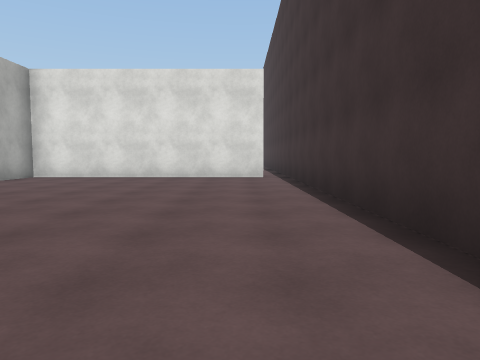
view 1 (above)

19 first-person views from a walk through a scene from a Unity 3-D project. The camera is 1.2 m above the floor, tilts 4° down and sees 70° across. The floor is counted in squares, 2 m on a side. Each view is taken from the middle of a square. On the plan, view 1 faces up. The plan holds only what a view shows up to about 10 squares ahead; the rest is blank. The place goes on beyond the plan. Surface patterns are stand-ins for the level's own textures.

view 2
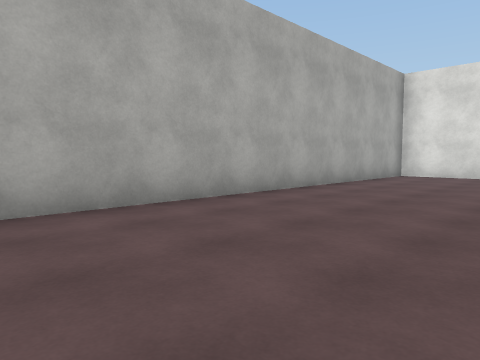

view 3
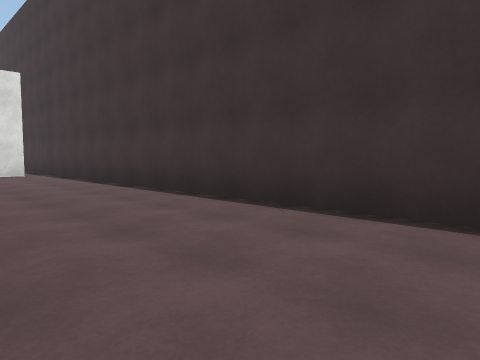

view 4
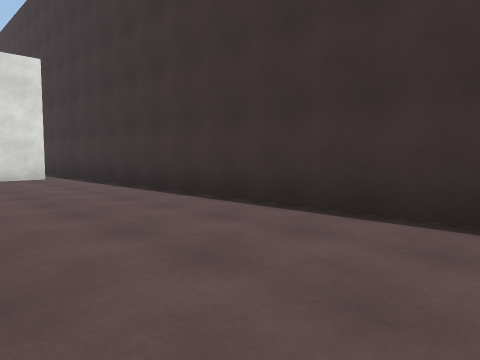

view 5
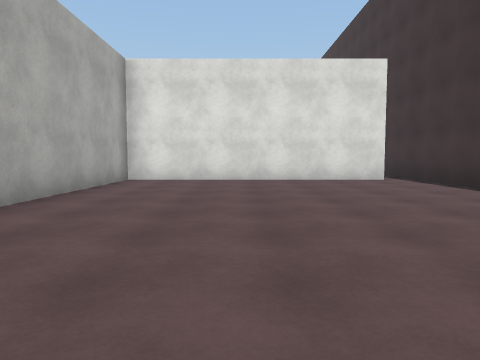

view 6
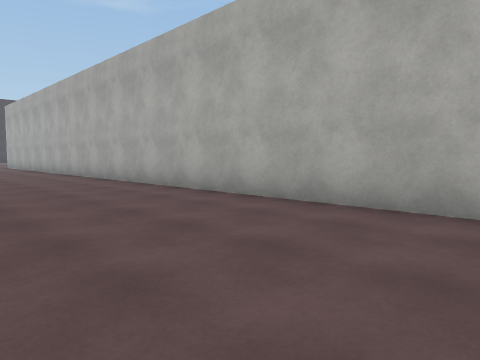

view 7
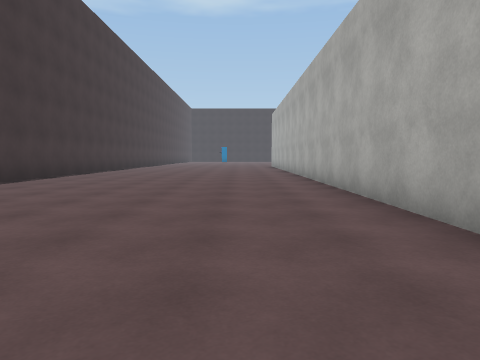

view 8
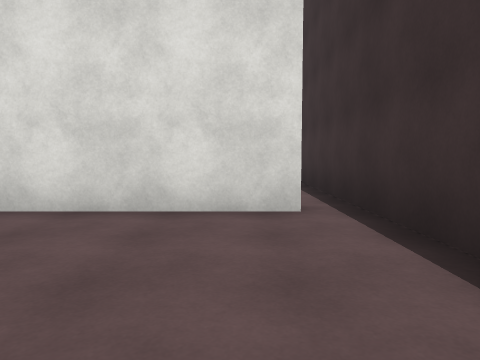

view 9
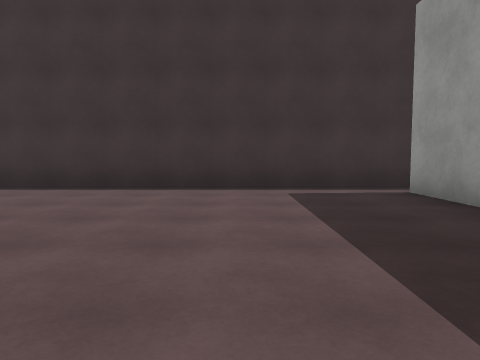

view 10
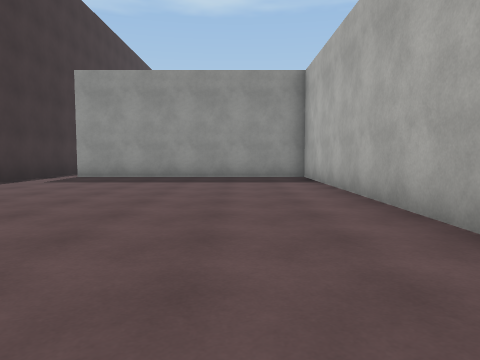

view 11
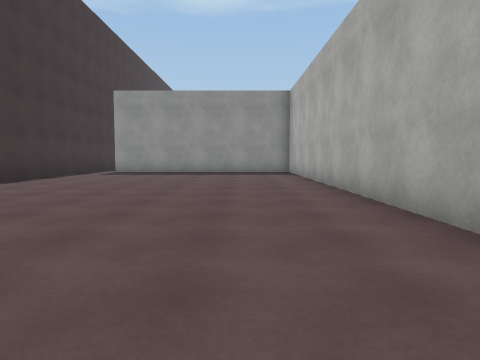

view 12
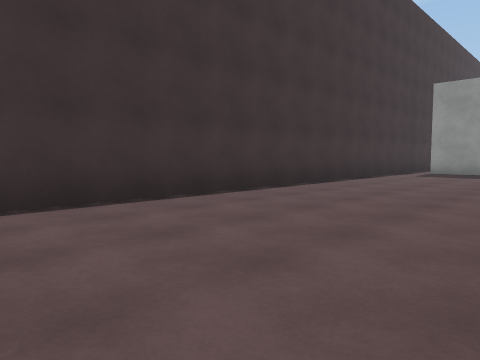

view 13
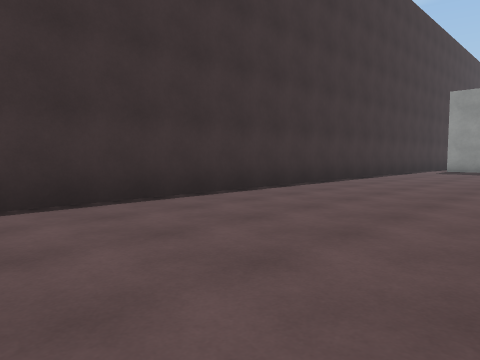

view 14
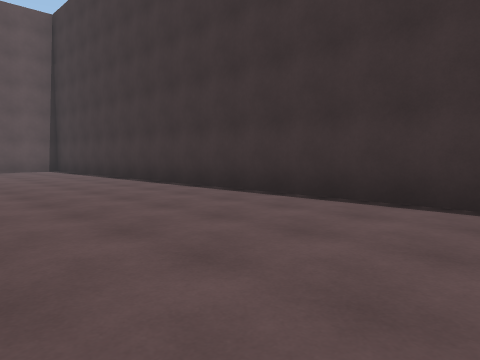

view 15
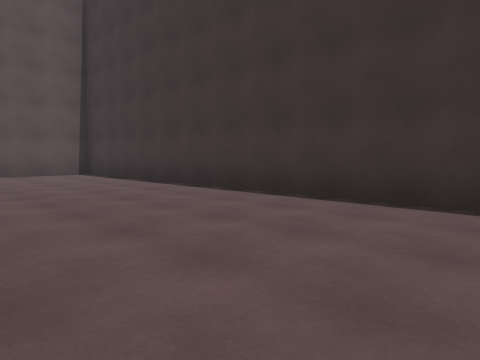

view 16
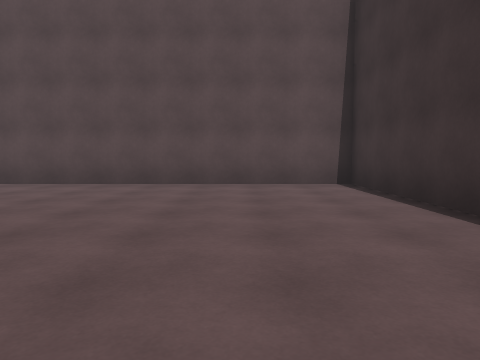

view 17
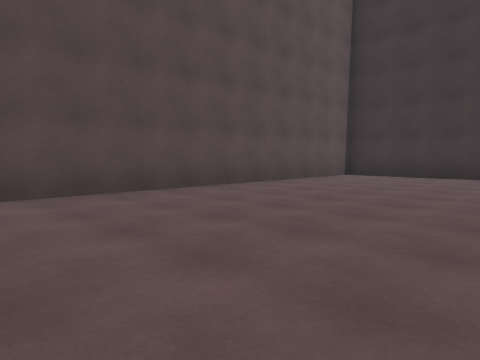

view 18
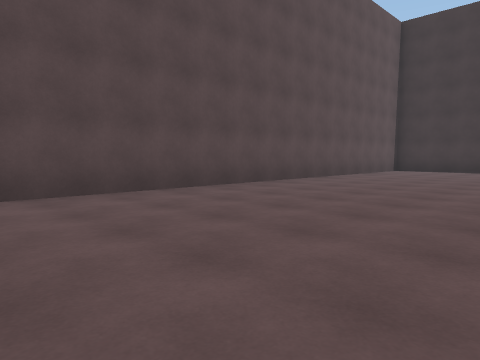

view 19
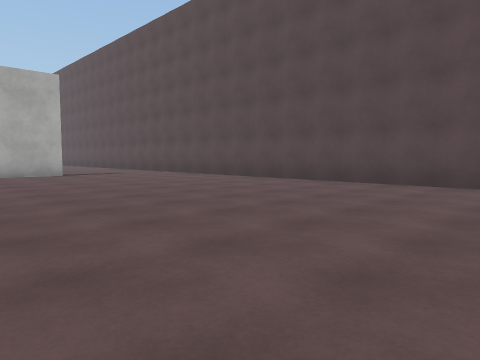

### Floor plan
Points are (right, up) in squares from view 1. A wall is a line through its corners. A room is listed if a view was taken in it or the views show most of it. See-through windows are left out.
Room 1 (views 1, 2, 3, 4, 5, 6, 7, 8)
walls: (0.8, 9.7) (-5.8, 9.7) (-5.8, -2.4); (1.4, -2.1) (1.4, 10.4)
ways out: opening at (1, 10) to room 2
Room 2 (views 9, 10, 11, 12, 13, 14, 15, 16, 17, 18, 19)
walls: (-5.8, 20.5) (-5.8, 10.2) (0.8, 10.2); (-20.1, 31.1) (-20.1, 29.9); (1.4, 10.4) (1.4, 35.4) (-15.9, 35.4)
ways out: opening at (1, 10) to room 1

Positions as (right, up) in squares from view 1, and headings:
1: (0, 0), facing up
2: (-2, -1), facing up-left
3: (-2, -2), facing up-right
4: (-2, 0), facing up-right
5: (-3, 1), facing up
6: (-2, 8), facing down-left
7: (-4, 8), facing down
8: (0, 6), facing up
9: (-5, 13), facing right
10: (-4, 20), facing down
11: (-4, 23), facing down
12: (-3, 23), facing down-right
13: (-3, 25), facing down-right
14: (-3, 21), facing up-right
15: (-3, 24), facing up-right
16: (-1, 28), facing up
17: (-9, 30), facing up-right
18: (-13, 30), facing up-right
19: (-9, 28), facing up-left
